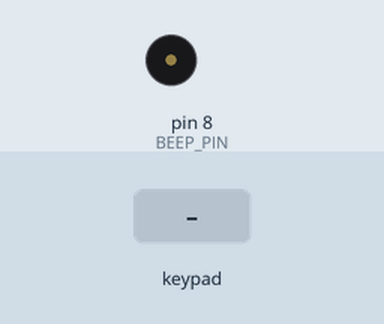
A sketch run on a simulated Arduino Uno, built with avr-gcc and run on an emulated ATmega328P. On the bench: buzzer (waves = sounding, pin HIGH). The inputs (shaded band) are chosen by the test bench. Pins used as bus, display or sensor lines are not drawn.

Above: at 1.2 s.
1.3 s: key '#' pressed
At 2.51 s:
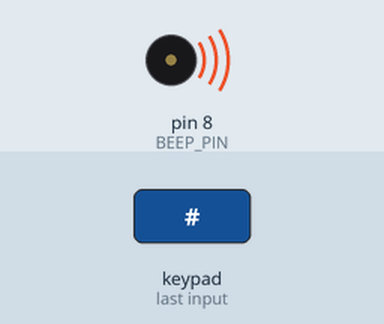
Timing chart, 0 to 10.3 s (numbered marks = the images above; inputs shaded):
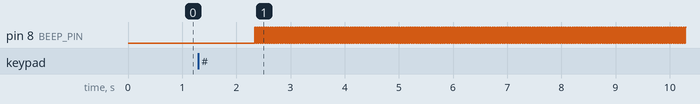

Measured:
- after the input at 1.3 s, pin 8 (BEEP_PIN): alternates HIGH for 0.02 s and LOW for 0.02 s, starting after 1.0 s

The sketch:

countdown.ino
```cpp
#include <Keypad_MC17.h>
#include <Wire.h>
#include <Keypad.h>

#define   SETTING1  0
#define   SETTING   1
#define   COUNTING  4
#define   FINISHED  5

const byte DIGIT1  = 2;
const byte DIGIT2  = 3;
const byte DIGIT3  = 4;
const byte DIGIT4  = 5;

const byte SHIFT_DATA    = 6;
const byte SHIFT_CLK     = 7;

const byte BEEP_PIN      = 8;

const byte digits[]   = { DIGIT1, DIGIT2, DIGIT3, DIGIT4 };

const byte patterns[] = { 0b11000000, 0b11101011, 0b10010010, 0b10001010, 0b10101001,
                         0b10001100, 0b10000100, 0b11101010, 0b10000000, 0b10001000 };

const byte done[]     = { 0b11000000, 0b10000111, 0b11100000, 0b10010100 };

const byte underbar   = 0b11011111;

const byte ROWS = 4; // four rows
const byte COLS = 3; // four columns
const char keys[ROWS][COLS] = {
  { '1', '2', '3' },
  { '4', '5', '6' },
  { '7', '8', '9' },
  { '*', '0', '#' }
};

byte rowPins[ROWS] = { 0, 1, 2, 3 };  // Connect to the row pinouts of the keypad
byte colPins[COLS] = { 4, 5, 6 };     // Connect to the column pinouts of the keypad

#define MCP_ADDR 0x20

Keypad_MC17 keypad(makeKeymap(keys), rowPins, colPins, ROWS, COLS, MCP_ADDR);

int countdown = 0;
int start;

char entry[5] = { 0 };

void setup() {
  for(int i = 0; i < 4; ++i) {
    pinMode(digits[i], OUTPUT);
    digitalWrite(digits[i], LOW);
  }

  pinMode(SHIFT_DATA, OUTPUT);
  pinMode(SHIFT_CLK, OUTPUT);

  pinMode(BEEP_PIN, OUTPUT);

  keypad.begin();
}

void loop() {
  static byte state = SETTING1;
  static byte beep  = LOW;

  if(state < COUNTING) {
    show_str(5);
    light_digit(3, underbar, 5, false);

    state = process_key(state);
  }
  else if(state == COUNTING) {
    int left = countdown - ((millis() - start) / 1000);

    if(left < 0)
      state = FINISHED;
    else
      show_time(left);
  }
  else { // FINISHED
    show_done();
    beep = (beep == LOW) ? HIGH : LOW;
    digitalWrite(BEEP_PIN, beep);
//    delayMicroseconds(500);
  }
}

byte process_key(byte state) {
  char key[] = { 0, 0 };

  key[0] = keypad.getKey();

  switch(key[0]) {
    case NO_KEY:
      return state;

    case '*':
    {
      size_t len = strlen(entry);

      if(len > 0)
        entry[--len] = 0;

      return (len == 0) ? SETTING1 : SETTING;
    }

    case '#':
      countdown_from_str();
      start     = millis();
      return COUNTING;

    default:
      if(strlen(entry) < 4)
        strcat(entry, key);
      break;
  }

  return SETTING;
}

void show_time(int seconds) {
  int minute    = seconds / 60;
  int second    = seconds % 60;
  int values[]  = { minute / 10, minute % 10, second / 10, second % 10 };

  for(int i = 0; i < 4; ++i) {
    byte pattern = patterns[values[i]];

    if(i == 1)
      bitWrite(pattern, 7, values[3] & 1);

    light_digit(i, pattern, 5, false);
  }
}

void show_str(int on_time) {
  size_t len     = strlen(entry); // 0 -> Nothing, 1 -> 2, 2 -> 1, 3 -> 0, 4 -> 0
  int    d_first = 0;
  int    d_last  = 2;
  int    e_index = 0;

  switch(len) {
    case 0:
      return;

    case 1:
    case 2:
    case 3:
      d_first = 3 - len;
      break;

    case 4:
      d_last = 3;
  }

  for(int i = d_first; i <= d_last; ++i) {
    byte pattern = patterns[entry[e_index++] - '0'];

    if(i == d_last - 2)
      bitWrite(pattern, 7, 0);

    light_digit(i, pattern, on_time, false);
  }
}

void show_done() {
  for(int i = 0; i < 4; ++i)
    light_digit(i, done[i], 5, false);
}

void light_digit(byte digit, byte value, int on_time, bool suppress_zero) {
  if(!suppress_zero || value != 0) {
    digitalWrite(digits[digit], HIGH);
    digitalWrite(SHIFT_CLK, LOW);
    shiftOut(SHIFT_DATA, SHIFT_CLK, MSBFIRST, value < 10 ? patterns[value] : value);
  }

  delay(on_time);
  digitalWrite(digits[digit], LOW);
}

void countdown_from_str() {
  const int multipliers[] = { 600, 60, 10, 1 };
  int       m_index       = 3;

  countdown = 0;

  for(int i = strlen(entry) - 1; i >= 0; --i) {
    countdown += multipliers[m_index--] * (entry[i] - '0');
  }
}
```
